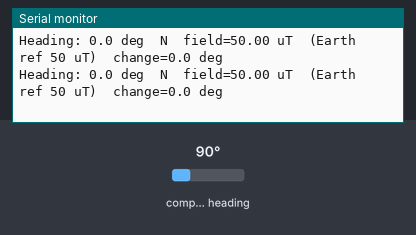
Simulated run of this sketch. Board: Arduino Uno, built with avr-gcc and run on an emulated ATmega328P. On the bench: the last lines printed to the serial monitor. Inputs (shaded band) come from the test bench; at power-on: compass heading 90°.

Above: at 1.4 s.
1.5 s: compass heading set to 7°
At 2.1 s:
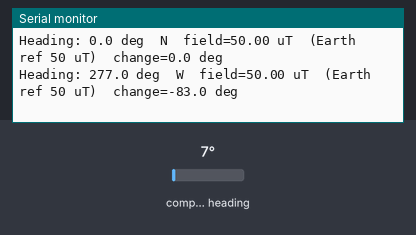
3.6 s: compass heading set to 180°
At 4.1 s:
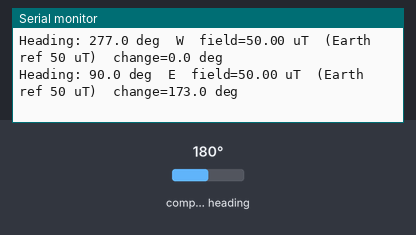
5.6 s: compass heading set to 269°
At 6.1 s:
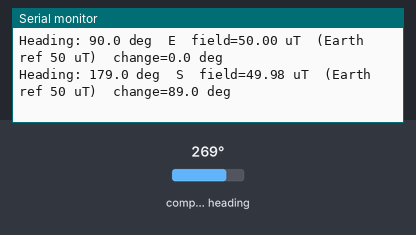
7.7 s: compass heading set to 120°
At 8.2 s:
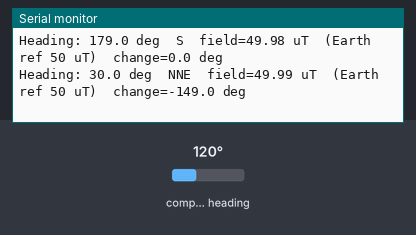
9.7 s: compass heading set to 127°
At 10.2 s:
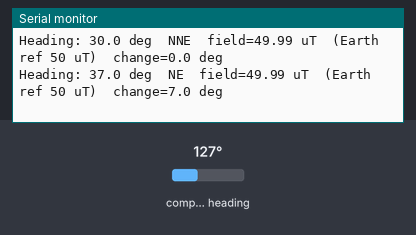
11.8 s: compass heading set to 217°
At 12.3 s:
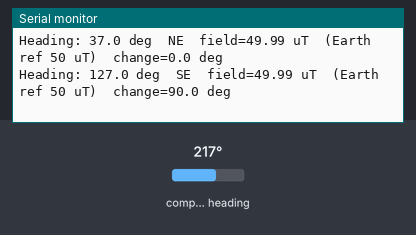

The sketch:

Arduino-Digital-Compass.ino
```cpp
// 035 - Arduino Digital Compass
// Reads an HMC5883L magnetometer over I2C and prints a compass heading.
// Board: Arduino Uno
// Wiring (I2C bus):
//   HMC5883L VIN -> 5V (use 3.3V if your module has no on-board regulator)
//   HMC5883L GND -> GND
//   HMC5883L SDA -> pin A4  (Uno I2C data)
//   HMC5883L SCL -> pin A5  (Uno I2C clock)
//
// Libraries needed (install from the Arduino Library Manager):
//   "Adafruit HMC5883 Unified" by Adafruit
//   "Adafruit Unified Sensor"  by Adafruit   (dependency)
//   "Adafruit BusIO"           by Adafruit   (dependency)
//
// TIP: hold the board flat and away from motors, screws and magnets.
// Tilting the board strongly changes the reading, so keep it level.

#include <Wire.h>                    // Built-in library for I2C communication
#include <Adafruit_Sensor.h>         // Adafruit Unified Sensor abstraction
#include <Adafruit_HMC5883_U.h>      // Driver for the HMC5883L magnetometer

// Create the sensor object. The number 12345 is just a unique ID for this instance.
Adafruit_HMC5883_Unified compass = Adafruit_HMC5883_Unified(12345);

// Earth's magnetic field is roughly this strong in microtesla at the surface.
// It is only used to scale the printout, so a rough value is fine.
const float EARTH_FIELD_UT = 50.0;

// Store the last heading so we can show how much it moved
float lastHeading = 0.0;

void setup() {
  Serial.begin(9600);
  Serial.println("Arduino Digital Compass starting...");

  // Try to talk to the sensor; stop with a clear message if it is not wired right
  if (!compass.begin()) {
    Serial.println("ERROR: HMC5883L not found. Check SDA=A4, SCL=A5 and power.");
    while (true) { delay(1000); }   // Halt forever - nothing else can run
  }

  // Ask the library for the sensor range and display it (handy for debugging)
  sensor_t sensor;
  compass.getSensor(&sensor);
  Serial.print("Sensor: ");
  Serial.println(sensor.name);
  Serial.println("Hold the board FLAT. Heading in degrees + direction:");
}

void loop() {
  sensors_event_t event;
  compass.getEvent(&event);   // Fill 'event' with magnetometer data in microtesla

  // ---- Compute the heading ----
  // atan2(y, x) gives the angle of the magnetic vector in the horizontal plane.
  // We subtract 90 degrees because the sensor's X axis points sideways relative
  // to the front of a typical breakout board. Adjust this offset for your mount.
  float heading = atan2(event.magnetic.y, event.magnetic.x) * 180.0 / PI - 90.0;

  // atan2() returns -180..+180, so shift it into the familiar 0..360 range
  if (heading < 0) {
    heading += 360.0;
  }
  if (heading >= 360.0) {
    heading -= 360.0;
  }

  // ---- Convert the angle into a 16-point direction name ----
  const char* direction = directionName(heading);

  // Show the raw magnetic strength too - near zero means a bad reading
  float magnitude = sqrt(event.magnetic.x * event.magnetic.x +
                         event.magnetic.y * event.magnetic.y +
                         event.magnetic.z * event.magnetic.z);

  // ---- Change since the last reading, wrapped into -180..+180 degrees ----
  // Without this, going from 359 deg to 1 deg would look like a 358 deg jump.
  float delta = heading - lastHeading;
  if (delta > 180.0)  delta -= 360.0;
  if (delta < -180.0) delta += 360.0;

  Serial.print("Heading: ");
  Serial.print(heading, 1);          // 1 decimal place
  Serial.print(" deg  ");
  Serial.print(direction);           // N, NE, E, SE, ...
  Serial.print("  field=");
  Serial.print(magnitude, 2);
  Serial.print(" uT  (Earth ref ");
  Serial.print(EARTH_FIELD_UT, 0);
  Serial.print(" uT)  change=");
  Serial.print(delta, 1);
  Serial.println(" deg");

  lastHeading = heading;
  delay(500);   // Two readings per second keeps the Serial Monitor readable
}

// Maps a heading in degrees to one of the 16 compass direction labels.
const char* directionName(float heading) {
  if (heading < 11.25 || heading >= 348.75) return "N";
  if (heading < 33.75)  return "NNE";
  if (heading < 56.25)  return "NE";
  if (heading < 78.75)  return "ENE";
  if (heading < 101.25) return "E";
  if (heading < 123.75) return "ESE";
  if (heading < 146.25) return "SE";
  if (heading < 168.75) return "SSE";
  if (heading < 191.25) return "S";
  if (heading < 213.75) return "SSW";
  if (heading < 236.25) return "SW";
  if (heading < 258.75) return "WSW";
  if (heading < 281.25) return "W";
  if (heading < 303.75) return "WNW";
  if (heading < 326.25) return "NW";
  return "NNW";
}
```

Measured:
- after the input at 1.5 s, the serial monitor: prints a new line after 0.13 s (image 1)
- after the input at 3.6 s, the serial monitor: prints a new line after 0.08 s (image 2)
- after the input at 5.6 s, the serial monitor: prints a new line after 0.12 s (image 3)
- after the input at 7.7 s, the serial monitor: prints a new line after 0.06 s (image 4)
- after the input at 9.7 s, the serial monitor: prints a new line after 0.11 s (image 5)
- after the input at 11.8 s, the serial monitor: prints a new line after 0.06 s (image 6)
